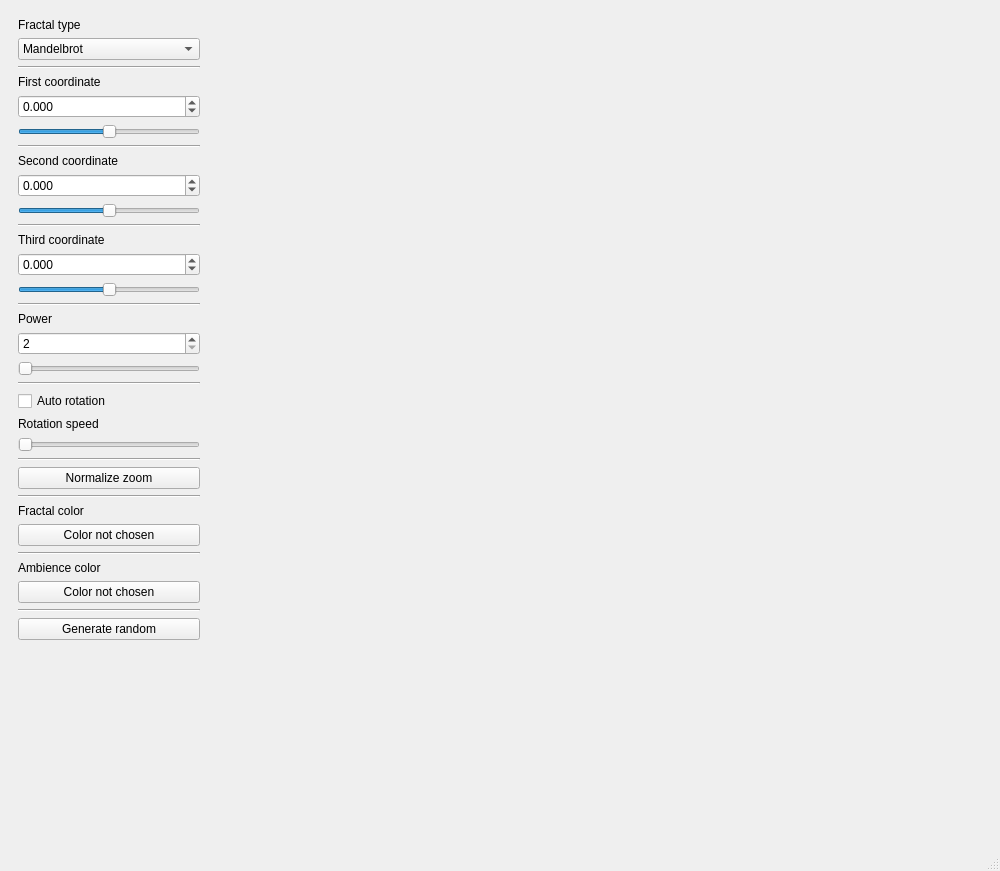
<?xml version="1.0" encoding="UTF-8"?>
<ui version="4.0">
 <class>MainWindow</class>
 <widget class="QMainWindow" name="MainWindow">
  <property name="geometry">
   <rect>
    <x>0</x>
    <y>0</y>
    <width>1000</width>
    <height>871</height>
   </rect>
  </property>
  <property name="windowTitle">
   <string>Fractals 3D</string>
  </property>
  <widget class="QWidget" name="centralwidget">
   <layout class="QHBoxLayout" name="horizontalLayout">
    <item>
     <widget class="QWidget" name="inputWidget" native="true">
      <property name="minimumSize">
       <size>
        <width>0</width>
        <height>0</height>
       </size>
      </property>
      <property name="maximumSize">
       <size>
        <width>200</width>
        <height>16777215</height>
       </size>
      </property>
      <layout class="QVBoxLayout" name="verticalLayout">
       <item>
        <widget class="QLabel" name="typeLabel">
         <property name="text">
          <string>Fractal type</string>
         </property>
        </widget>
       </item>
       <item>
        <widget class="QComboBox" name="typeBox">
         <item>
          <property name="text">
           <string>Mandelbrot</string>
          </property>
         </item>
         <item>
          <property name="text">
           <string>Round fractal</string>
          </property>
         </item>
         <item>
          <property name="text">
           <string>Flower 2.0 fractal</string>
          </property>
         </item>
         <item>
          <property name="text">
           <string>Flower fractal</string>
          </property>
         </item>
         <item>
          <property name="text">
           <string>Circle fractal</string>
          </property>
         </item>
         <item>
          <property name="text">
           <string>Sponge fractal</string>
          </property>
         </item>
        </widget>
       </item>
       <item>
        <widget class="QFrame" name="frame1">
         <property name="frameShape">
          <enum>QFrame::HLine</enum>
         </property>
         <property name="frameShadow">
          <enum>QFrame::Sunken</enum>
         </property>
        </widget>
       </item>
       <item>
        <widget class="QLabel" name="firstCoordLabel">
         <property name="text">
          <string>First coordinate</string>
         </property>
        </widget>
       </item>
       <item>
        <widget class="QDoubleSpinBox" name="firstCoordBox">
         <property name="decimals">
          <number>3</number>
         </property>
         <property name="minimum">
          <double>-2.000000000000000</double>
         </property>
         <property name="maximum">
          <double>2.000000000000000</double>
         </property>
         <property name="singleStep">
          <double>0.001000000000000</double>
         </property>
         <property name="stepType">
          <enum>QAbstractSpinBox::DefaultStepType</enum>
         </property>
        </widget>
       </item>
       <item>
        <widget class="QSlider" name="firstCoordBar">
         <property name="maximum">
          <number>4000</number>
         </property>
         <property name="value">
          <number>2000</number>
         </property>
         <property name="orientation">
          <enum>Qt::Horizontal</enum>
         </property>
        </widget>
       </item>
       <item>
        <widget class="QFrame" name="frame2">
         <property name="frameShape">
          <enum>QFrame::HLine</enum>
         </property>
         <property name="frameShadow">
          <enum>QFrame::Sunken</enum>
         </property>
        </widget>
       </item>
       <item>
        <widget class="QLabel" name="secondCoordLabel">
         <property name="text">
          <string>Second coordinate</string>
         </property>
        </widget>
       </item>
       <item>
        <widget class="QDoubleSpinBox" name="secondCoordBox">
         <property name="decimals">
          <number>3</number>
         </property>
         <property name="minimum">
          <double>-2.000000000000000</double>
         </property>
         <property name="maximum">
          <double>2.000000000000000</double>
         </property>
         <property name="singleStep">
          <double>0.001000000000000</double>
         </property>
         <property name="stepType">
          <enum>QAbstractSpinBox::DefaultStepType</enum>
         </property>
        </widget>
       </item>
       <item>
        <widget class="QSlider" name="secondCoordBar">
         <property name="maximum">
          <number>4000</number>
         </property>
         <property name="value">
          <number>2000</number>
         </property>
         <property name="orientation">
          <enum>Qt::Horizontal</enum>
         </property>
        </widget>
       </item>
       <item>
        <widget class="QFrame" name="frame3">
         <property name="frameShape">
          <enum>QFrame::HLine</enum>
         </property>
         <property name="frameShadow">
          <enum>QFrame::Sunken</enum>
         </property>
        </widget>
       </item>
       <item>
        <widget class="QLabel" name="thirdCoordLabel">
         <property name="text">
          <string>Third coordinate</string>
         </property>
        </widget>
       </item>
       <item>
        <widget class="QDoubleSpinBox" name="thirdCoordBox">
         <property name="decimals">
          <number>3</number>
         </property>
         <property name="minimum">
          <double>-2.000000000000000</double>
         </property>
         <property name="maximum">
          <double>2.000000000000000</double>
         </property>
         <property name="singleStep">
          <double>0.001000000000000</double>
         </property>
        </widget>
       </item>
       <item>
        <widget class="QSlider" name="thirdCoordBar">
         <property name="maximum">
          <number>4000</number>
         </property>
         <property name="value">
          <number>2000</number>
         </property>
         <property name="orientation">
          <enum>Qt::Horizontal</enum>
         </property>
        </widget>
       </item>
       <item>
        <widget class="QFrame" name="frame4">
         <property name="frameShape">
          <enum>QFrame::HLine</enum>
         </property>
         <property name="frameShadow">
          <enum>QFrame::Sunken</enum>
         </property>
        </widget>
       </item>
       <item>
        <widget class="QLabel" name="powerLabel">
         <property name="text">
          <string>Power</string>
         </property>
        </widget>
       </item>
       <item>
        <widget class="QSpinBox" name="powerSpinBox">
         <property name="minimum">
          <number>2</number>
         </property>
         <property name="maximum">
          <number>36</number>
         </property>
         <property name="singleStep">
          <number>1</number>
         </property>
        </widget>
       </item>
       <item>
        <widget class="QSlider" name="powerBarSlider">
         <property name="minimum">
          <number>2</number>
         </property>
         <property name="maximum">
          <number>36</number>
         </property>
         <property name="orientation">
          <enum>Qt::Horizontal</enum>
         </property>
        </widget>
       </item>
       <item>
        <widget class="QFrame" name="frame5">
         <property name="frameShape">
          <enum>QFrame::HLine</enum>
         </property>
         <property name="frameShadow">
          <enum>QFrame::Sunken</enum>
         </property>
        </widget>
       </item>
       <item>
        <widget class="QCheckBox" name="rotationBox">
         <property name="text">
          <string>Auto rotation</string>
         </property>
        </widget>
       </item>
       <item>
        <widget class="QLabel" name="rotationLabel">
         <property name="text">
          <string>Rotation speed</string>
         </property>
        </widget>
       </item>
       <item>
        <widget class="QSlider" name="rotationSlider">
         <property name="pageStep">
          <number>1</number>
         </property>
         <property name="orientation">
          <enum>Qt::Horizontal</enum>
         </property>
        </widget>
       </item>
       <item>
        <widget class="QFrame" name="frame8">
         <property name="frameShape">
          <enum>QFrame::HLine</enum>
         </property>
         <property name="frameShadow">
          <enum>QFrame::Sunken</enum>
         </property>
        </widget>
       </item>
       <item>
        <widget class="QPushButton" name="zoomButton">
         <property name="text">
          <string>Normalize zoom</string>
         </property>
        </widget>
       </item>
       <item>
        <widget class="QFrame" name="frame9">
         <property name="frameShape">
          <enum>QFrame::HLine</enum>
         </property>
         <property name="frameShadow">
          <enum>QFrame::Sunken</enum>
         </property>
        </widget>
       </item>
       <item>
        <widget class="QLabel" name="fractalColorHintLabel">
         <property name="text">
          <string>Fractal color</string>
         </property>
        </widget>
       </item>
       <item>
        <widget class="QPushButton" name="fractalColorButton">
         <property name="text">
          <string>Color not chosen</string>
         </property>
        </widget>
       </item>
       <item>
        <widget class="QFrame" name="frame6">
         <property name="frameShape">
          <enum>QFrame::HLine</enum>
         </property>
         <property name="frameShadow">
          <enum>QFrame::Sunken</enum>
         </property>
        </widget>
       </item>
       <item>
        <widget class="QLabel" name="ambienceColorHintLabel">
         <property name="text">
          <string>Ambience color</string>
         </property>
        </widget>
       </item>
       <item>
        <widget class="QPushButton" name="ambienceColorButton">
         <property name="text">
          <string>Color not chosen</string>
         </property>
        </widget>
       </item>
       <item>
        <widget class="QFrame" name="frame7">
         <property name="frameShape">
          <enum>QFrame::HLine</enum>
         </property>
         <property name="frameShadow">
          <enum>QFrame::Sunken</enum>
         </property>
        </widget>
       </item>
       <item>
        <widget class="QPushButton" name="randomizeButton">
         <property name="text">
          <string>Generate random</string>
         </property>
        </widget>
       </item>
       <item>
        <spacer name="verticalSpacer">
         <property name="orientation">
          <enum>Qt::Vertical</enum>
         </property>
         <property name="sizeHint" stdset="0">
          <size>
           <width>20</width>
           <height>40</height>
          </size>
         </property>
        </spacer>
       </item>
      </layout>
     </widget>
    </item>
    <item>
     <widget class="QWidget" name="interactiveWidget" native="true">
      <layout class="QVBoxLayout" name="verticalLayout_2">
       <item>
        <widget class="FractalWidget" name="fractalWidget" native="true">
         <property name="sizePolicy">
          <sizepolicy hsizetype="Expanding" vsizetype="Preferred">
           <horstretch>0</horstretch>
           <verstretch>0</verstretch>
          </sizepolicy>
         </property>
         <property name="minimumSize">
          <size>
           <width>0</width>
           <height>0</height>
          </size>
         </property>
         <property name="maximumSize">
          <size>
           <width>16777215</width>
           <height>16777215</height>
          </size>
         </property>
        </widget>
       </item>
       <item>
        <widget class="QWidget" name="recordWidget" native="true">
         <property name="enabled">
          <bool>true</bool>
         </property>
         <property name="sizePolicy">
          <sizepolicy hsizetype="Preferred" vsizetype="Preferred">
           <horstretch>0</horstretch>
           <verstretch>0</verstretch>
          </sizepolicy>
         </property>
         <property name="minimumSize">
          <size>
           <width>0</width>
           <height>50</height>
          </size>
         </property>
         <property name="maximumSize">
          <size>
           <width>16777215</width>
           <height>50</height>
          </size>
         </property>
         <property name="autoFillBackground">
          <bool>false</bool>
         </property>
         <layout class="QHBoxLayout" name="horizontalLayout_2"/>
        </widget>
       </item>
      </layout>
     </widget>
    </item>
   </layout>
  </widget>
  <widget class="QMenuBar" name="menubar">
   <property name="geometry">
    <rect>
     <x>0</x>
     <y>0</y>
     <width>1000</width>
     <height>21</height>
    </rect>
   </property>
  </widget>
  <widget class="QStatusBar" name="statusbar"/>
 </widget>
 <customwidgets>
  <customwidget>
   <class>FractalWidget</class>
   <extends>QWidget</extends>
   <header>FractalWidget.h</header>
   <container>1</container>
  </customwidget>
 </customwidgets>
 <resources/>
 <connections/>
</ui>
